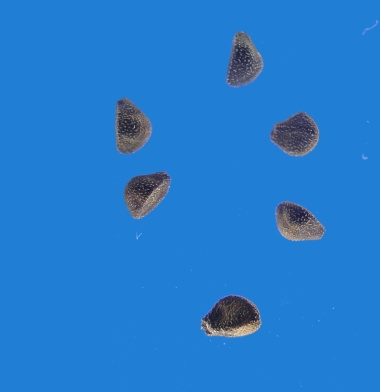
#> input picture computer_vision/classes_scripts/6_Exercicio/images/Convolvulus_arvensis_07.jpg, 380 x 392 px
$ python seg_01.py
#> lines starting #> are read from the running program, lines starting #| are printed output that depends on the picture; after the words box and inside, x2 and y2 are one past the last pixel; in counts of white or black regions, pixels touching at a corner belong together
import cv2
import numpy as np

img_real = cv2.imread('classes_scripts/6_Exercicio/images/Convolvulus_arvensis_07.jpg')
#> img_real is the input picture: shape (392, 380, 3); mean B, G, R 205.9, 123.8, 36.2
img = cv2.cvtColor(img_real, cv2.COLOR_RGB2GRAY)
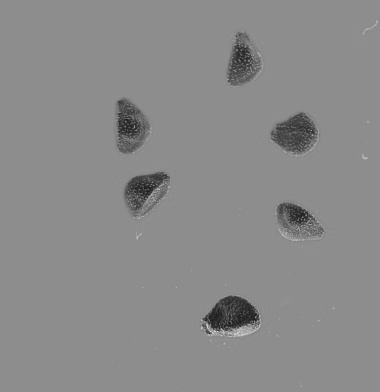
#> img: shape (392, 380); min 28, max 213, mean 138.1

new_img = np.zeros_like(img_real)

cv2.imshow("1", img_real)
# cv2.waitKey(0)

suave = cv2.GaussianBlur(img, (5,33), 0) # aplica blur
# (T, bin) = cv2.threshold(suave, 105, 255, cv2.THRESH_BINARY)
# (T, binI) = cv2.threshold(suave, 105, 255,
# cv2.THRESH_BINARY_INV)

thresh = cv2.adaptiveThreshold(suave, 255,
	cv2.ADAPTIVE_THRESH_MEAN_C, cv2.THRESH_BINARY, 131, 4)
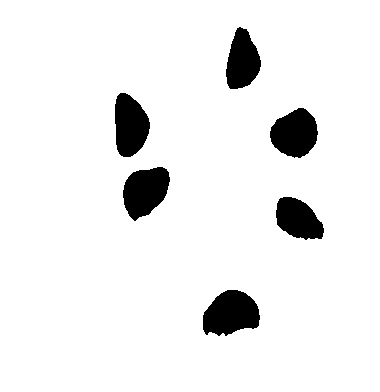
#> thresh: shape (392, 380); 93.2% white; 6 black regions

# cv2.imshow("Mean Adaptive Thresholding", thresh)

contours, heirarchy = cv2.findContours(thresh, cv2.RETR_TREE, cv2.CHAIN_APPROX_SIMPLE)
#> contours = 7 contours; box (x1, y1, x2, y2) and area: (0, 0, 380, 392) 148189, (202, 289, 261, 337) 2014, (122, 166, 171, 222) 1848, (269, 107, 319, 159) 1806, (114, 92, 151, 158) 1764, (225, 26, 262, 90) 1590, (275, 196, 325, 241) 1522
cv2.drawContours(new_img, contours, -1, (255,255,255), -1)
#> new_img: shape (392, 380, 3); 93.2% white; 6 black regions, box (x1, y1, x2, y2) and area: (203, 290, 260, 336) 1937, (123, 167, 170, 221) 1776, (270, 108, 318, 158) 1739, (115, 93, 150, 157) 1691, (226, 27, 261, 89) 1518, (276, 197, 324, 240) 1456


# resultado = np.vstack([
# np.hstack([suave, bin]),
# np.hstack([binI, cv2.bitwise_and(img, img, mask = binI)])
# ])

cv2.imshow("Binarizacao da imagem", new_img)
cv2.waitKey(0)

$ run again, with computer_vision/classes_scripts/6_Exercicio/images/Emex_australis_06.jpg copied over computer_vision/classes_scripts/6_Exercicio/images/Convolvulus_arvensis_07.jpg
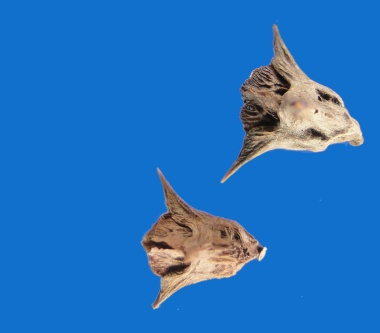
#> input picture computer_vision/classes_scripts/6_Exercicio/images/Emex_australis_06.jpg, 380 x 333 px
#> img_real is the input picture: shape (333, 380, 3); mean B, G, R 192.3, 115.1, 36.2
#> `suave = cv2.GaussianBlur(img, (5,33), 0)`:
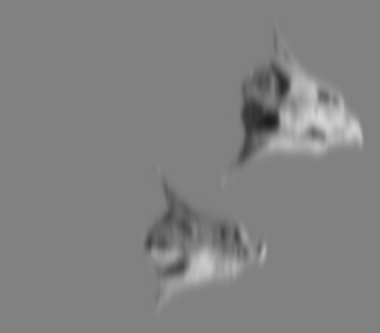
#> suave: shape (333, 380); min 28, max 216, mean 129.5
#> `thresh = cv2.adaptiveThreshold(suave, 255, cv2.ADAPTIVE_THRESH_MEAN_C,..`:
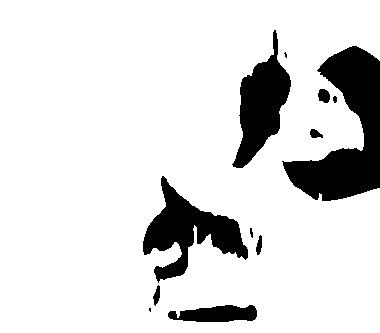
#> thresh: shape (333, 380); 86.7% white; 12 black regions (2 under 20 px)
#> contours = 12 contours, 2 with area under 20; largest, box (x1, y1, x2, y2) and area: (0, 0, 380, 333) 118533, (142, 175, 249, 284) 4576, (231, 29, 292, 169) 3945, (167, 304, 258, 323) 1220, (317, 88, 331, 104) 152
#> new_img: shape (333, 380, 3); 86.7% white; 12 black regions (2 under 20 px), largest, box (x1, y1, x2, y2) and area: (282, 46, 380, 201) 7181, (143, 176, 248, 283) 4350, (232, 30, 291, 168) 3791
